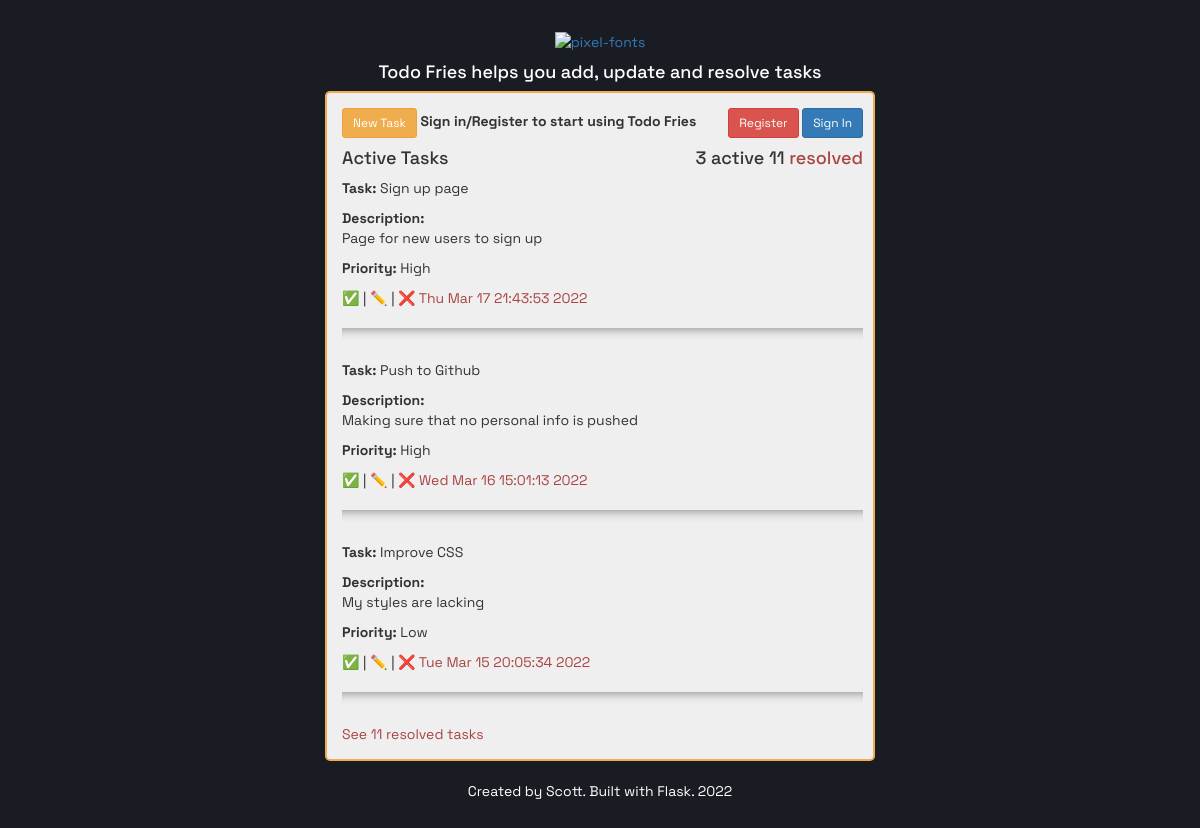
Before: / with the older database file.
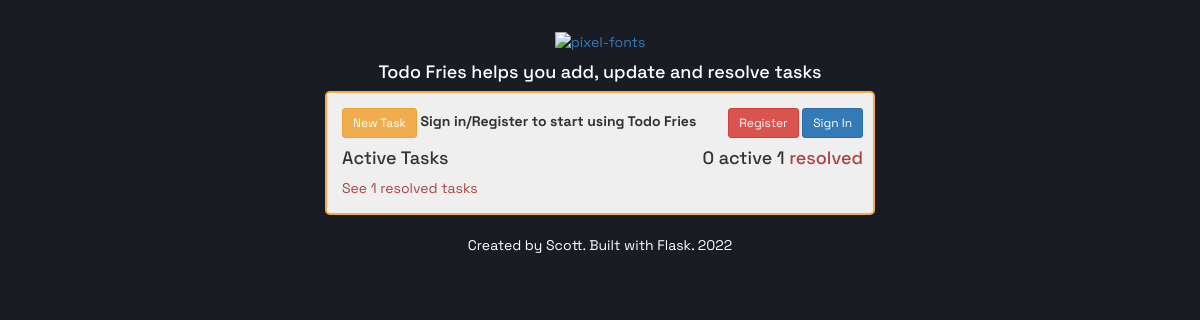
After: the same page with the newer database file.
### main.py (models this page shows)
class TodoApp(db.Model):
    id = db.Column(db.Integer, primary_key=True)
    title = db.Column(db.String(100))
    description = db.Column(db.String(500))
    priority = db.Column(db.String(25))
    date = db.Column(db.String(100))
    resolved = db.Column(db.Integer)

### main.py (the view)
@app.route("/", methods=["GET", "POST"])
def home():
    open_todos = TodoApp.query.filter(TodoApp.resolved == 0).all()
    count_open = TodoApp.query.filter(TodoApp.resolved == 0).count()
    count_resolved = TodoApp.query.filter_by(resolved=1).count()
    task_form = TodoForm()
    if task_form.validate_on_submit() and current_user.is_authenticated:
        new_todo = TodoApp(title=task_form.title.data, description=task_form.description.data,
                           priority=task_form.priority.data, date=datetime.now().strftime("%c"), resolved=0)
        db.session.add(new_todo)
        db.session.commit()
        return redirect(url_for('home'))
    else:
        flash("Please sign in/register!")
    sign_in_form = SignInForm()
    if sign_in_form.validate_on_submit():
        user = User.query.filter_by(email=sign_in_form.email.data).first()
        if user:
            if check_password_hash(user.password, sign_in_form.password.data):
                login_user(user)
    return render_template("index.html", todos=open_todos, task_form=task_form, count=count_open,
                           resolved=count_resolved, sign_in_form=sign_in_form)

### templates/index.html (shortened to what this page needs)
{% extends "layout.html" %}
{% block content %}
<div class="top">
    <a href="{{ url_for('home')}}"><img src="https://fontmeme.com/permalink/220317/2dc3c3e95c7d38ec2e43737cc6438fbc.png"
                                        alt="pixel-fonts" border="0"></a>
<h4>Todo Fries helps you add, update and resolve tasks</h4>
    </div>
<div class="container">
    <div class="row">
        <button class="btn btn-warning btn-sm" onclick="hideAdd()">New Task</button>
          {% if current_user.is_authenticated %}
            <span class="signregister">
         <a hre="#"> Hi {{ current_user.name }}! </a>
            <a href="{{ url_for('signout') }}" class="btn btn-danger btn-sm">Sign Out</a>
            </span>
            {% else %}
            <strong>Sign in/Register to start using Todo Fries</strong>
        <span class="signregister">
                 <a href="{{ url_for('signup') }}" class="btn btn-danger btn-sm">Register</a>
             <button class="btn btn-primary btn-sm dropdown-toggle" type="button" id="dropdownMenuButton" data-toggle="dropdown" aria-haspopup="true" aria-expanded="false">
                Sign In
              </button>
            </span>
            {% endif %}
    </div>
    <div class="row">
        <h4>Active Tasks <span class="signregister">{{ count }} active {{ resolved }} <a class="text-danger" href="{{ url_for('show_resolved') }}">resolved</a>
        </span></h4>
        {% for todo in todos|reverse %}
        <div class="square">
            <p><strong>Task:</strong> {{ todo.title }}</p>
            <p><strong>Description:</strong> <br> {{ todo.description }}</p>
            <p><strong>Priority:</strong> {{ todo.priority }}</p>
            <a title="resolved" href="{{ url_for('resolve_task', task=todo.id) }}">✅</a> | <a title="edit"
                                                                                              href="{{ url_for('edit_task', task=todo.id) }}">✏️</a>
            | <a title="delete" href="{{url_for('delete_task', task=todo.id)}}">❌</a> <a class="text-danger" title="task"
                                                                                         href="{{ url_for('show_task', task=todo.id) }}">{{
            todo.date }}</a>
            <hr>
        </div>
        {% endfor %}
        <p> <a class="text-danger" href="{{ url_for('show_resolved') }}">See {{ resolved }} resolved tasks </a></p>
    </div>
</div>
<div class="top">
    <footer>Created by Scott. Built with Flask. 2022</footer>
</div>
{% endblock %}

### templates/layout.html (shortened to what this page needs)
{% extends "bootstrap/base.html" %}
{% import "bootstrap/wtf.html" as wtf %}
{% block styles %}
{{super()}}
<link rel="stylesheet"
      href="{{url_for('.static', filename='styles.css')}}">
{% endblock %}

### static/styles.css (style rules this page uses)
body { margin: 30px; font-family: 'Space Grotesk', sans-serif; background: #1a1c23; }
.container { max-width: 550px; margin: 10px auto 20px auto; padding: 15px 25px 5px 25px; border-radius: 5px; border: 2px solid #f0ad4e; background: #efefef; }
.top { margin-top: 20px; width: 40%; margin: auto; text-align: center; color: white; }
footer { text-align: center; }
a:link { text-decoration: none; }
.row { background: #efefef; padding-left: 5px; }
.signregister { position:relative; float:right; }

Changed rows visible on the page:
removed TodoApp: title "Sign up page", description "Page for new users to sign up", priority "High", date "Thu Mar 17 21:43:53 2022"
removed TodoApp: title "Push to Github", description "Making sure that no personal info is pushed", priority "High", date "Wed Mar 16 15:01:13 2022"
removed TodoApp: title "Improve CSS", description "My styles are lacking", priority "Low", date "Tue Mar 15 20:05:34 2022"
Other visible differences:
{{ count }}: "3" → "0"
{{ resolved }}: "11" → "1"
